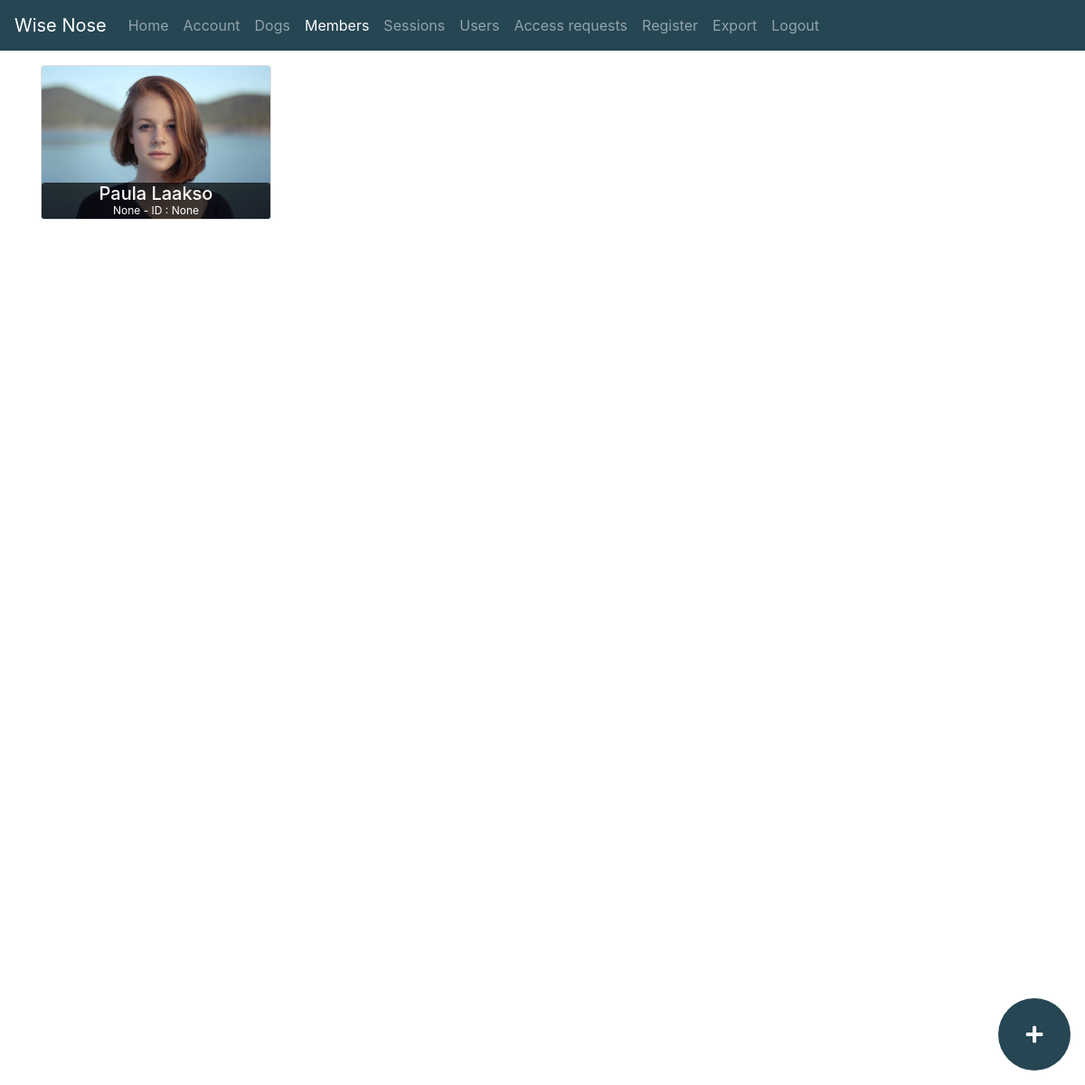
Page /members (signed in) on the earlier database version.
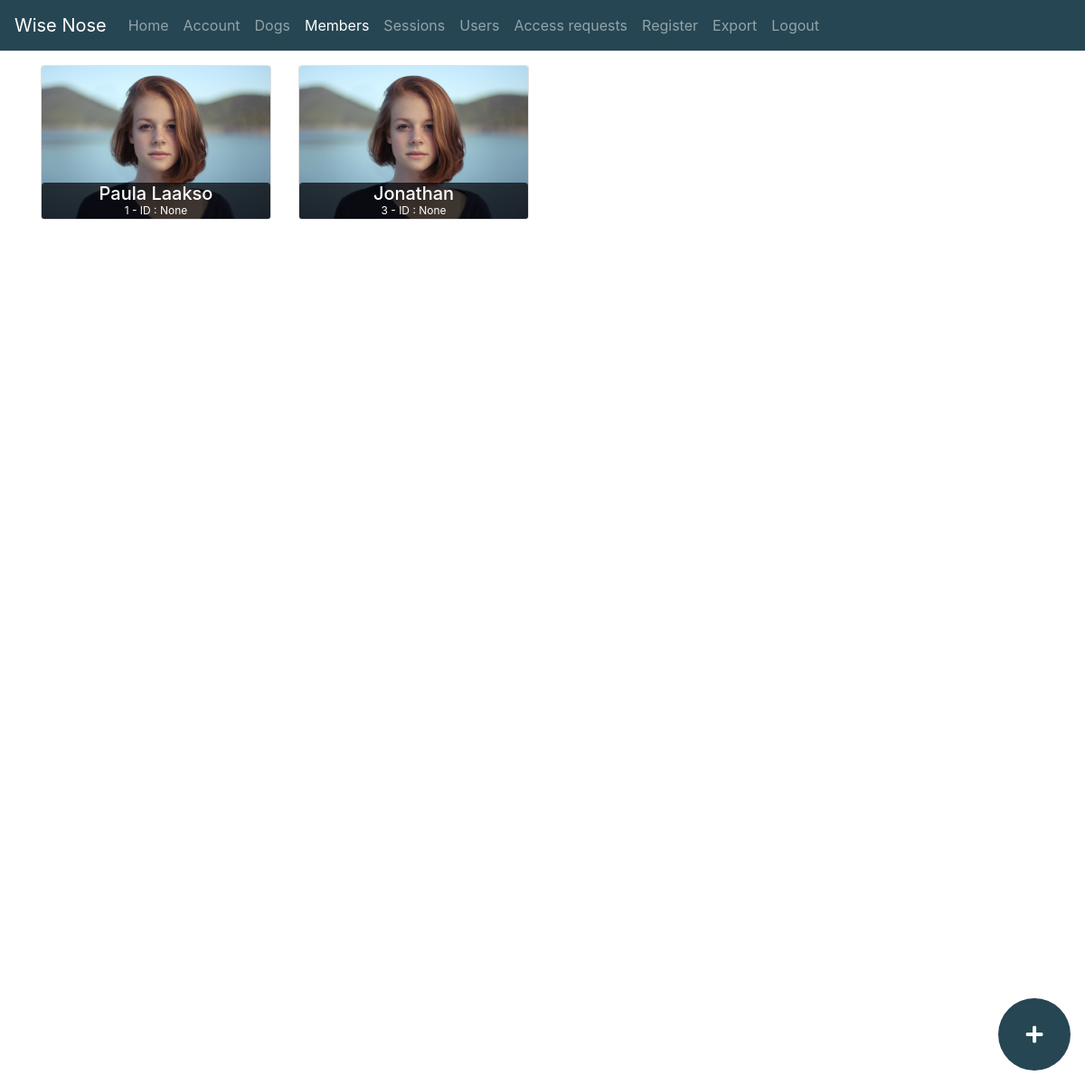
Same page on the later database version.
### app.py (models this page shows)
class Person(db.Model):
    id = db.Column(db.Integer, primary_key=True)
    name = db.Column(db.String(128), nullable=True)
    wise_nose_id = db.Column(db.String(128), nullable=True)
    role = db.Column(db.Integer, nullable=True)
    sessions = db.relationship("Session", back_populates="supervisor")
    dogs = db.relationship("Dog", back_populates="trainer")

### app.py (the view)
@app.route("/members")
def members():
    if current_user.is_authenticated:
        members = Person.query.all()
        return render_template('members.html', members=members)
    return redirect(url_for('login'))

### app.py (called while the page is built)
@login_manager.user_loader
def load_user(user_id):
    user = User.query.get(int(user_id))
    print("Loaded user: " + str(user))
    return user

@event.listens_for(Engine, "connect")
def set_sqlite_pragma(dbapi_connection, connection_record):
    cursor = dbapi_connection.cursor()
    cursor.execute("PRAGMA foreign_keys=ON")
    cursor.close()

### templates/members.html (shortened to what this page needs)
{% extends 'base.html' %}
{% block body %}
  <div class="row row-cols-2 row-cols-md-3 row-cols-lg-4 align-items-stretch">
    {% for member in members %}
      <div class="col mb-4 member-container">
        <div class="card">
          <img src="{{ url_for('static', filename='images/member_try.jpg') }}" class="card-img-top" alt="...">
          <div class="card-body">
            <h5 class="card-title">{{ member.name }}</h5></br>
            <div class="row content">
              <p class="card-text">{{ member.role }} - ID : {{ member.wise_nose_id }}</p>
            </div>
          </div>
        </div>
      </div>
    {% endfor %}
  </div>
  <a href="{{ url_for('add_member') }}" class="fab-material bg-deep-blue btn"><i class="fas fa-plus fa-lg"></i></a>
{% endblock %}

### templates/base.html (shortened to what this page needs)
<!DOCTYPE html>
<html lang="en">
  <head>
      <link rel="stylesheet" href="https://cdn.jsdelivr.net/npm/bootstrap@4.6.0/dist/css/bootstrap.min.css">
      <link rel="stylesheet" href="{{ url_for('static', filename='css/theme.css') }}">
      <link href="{{ url_for('static', filename='css/all.css') }}" rel="stylesheet">
  </head>
  <body>
    <nav class="navbar navbar-expand-lg navbar-dark bg-deep-blue fixed-top">
      <a class="navbar-brand" href="#">Wise Nose</a>
      <div class="collapse navbar-collapse" id="navbarTogglerDemo02">
        <ul class="navbar-nav mr-auto mt-2 mt-lg-0">
          <li class="nav-item">
            <a class="nav-link" href="/"> Home <span class="sr-only">(current)</span></a>
          </li>
          {% if current_user.is_authenticated %}
            <li class="nav-item">
              <a class="nav-link" href="{{ url_for('account') }}">Account</a>
            </li>
            <li class="nav-item">
              <a class="nav-link" href="{{ url_for('dogs') }}">Dogs</a>
            </li>
            <li class="nav-item">
              <a class="nav-link" href="{{ url_for('members') }}">Members</a>
            </li>
            <li class="nav-item">
              <a class="nav-link" href="{{ url_for('sessions') }}">Sessions</a>
            </li>
          {% endif %}
           {% if current_user.admin %}
        <li class="nav-item">
          <a class="nav-link" href="{{ url_for('users') }}">Users <span class="sr-only">(current)</span></a>
        </li>
          <li class="nav-item">
          <a class="nav-link" href="{{ url_for('access_requests') }}">Access requests <span class="sr-only">(current)</span></a>
        </li>
          <li class="nav-item">
          <a class="nav-link" href="{{ url_for('register') }}">Register <span class="sr-only">(current)</span></a>
        </li>
          {% endif %}
          {% if current_user.is_authenticated %}
            <li class="nav-item">
              <a class="nav-link" href="{{ url_for('export') }}">Export</a>
            </li>
            <li class="nav-item">
              <a class="nav-link" href="{{ url_for('logout') }}">Logout</a>
            </li>
          {% endif %}
        </ul>
      </div>
    </nav>
    <div class="container {{ request.path }}">
        {% block body %}
        {% endblock %}
    </div>
  </body>
</html>

### static/css/theme.css (style rules this page uses)
.bg-deep-blue { background-color: #264653; }
body { min-height: 75rem; padding-top: 4.5rem; }
.navbar-collapse.collapse { -webkit-transition: left 0.3s ease; -moz-transition: left 0.3s ease; -o-transition: left 0.3s ease; transition: left 0.3s ease; }
.fab-material { display: flex; justify-content: center; position: fixed; color: white; bottom: 1rem; right: 1rem; border-radius: 50%; width: 5rem; height: 5rem; }
.fab-material i { align-self: center; }
.member-container .card img { border-bottom-left-radius: calc(.25rem - 1px); border-bottom-right-radius: calc(.25rem - 1px); }
.member-container .card-body { display: flex; justify-content: center; position: absolute; height: auto; width: 100%; bottom: 0; padding: 0.5rem; color: white; background-color: rgba(0,0,0,0.7); border-radius: 0.25rem 0.25rem calc(.25rem - 1px) calc(.25rem - 1px); }
.member-container .card-title { position: absolute; top: 0; margin-bottom: 0; }
.member-container p.card-text { margin-bottom: 0; }
.member-container .row.content { display: flex; width: 100%; position: absolute; justify-content: center; margin-bottom: 0; bottom: 0; font-size: 0.75rem; }

### static/css/all.css (style rules this page uses)
.fa, .fas, .far, .fal, .fad, .fab { -moz-osx-font-smoothing: grayscale; -webkit-font-smoothing: antialiased; display: inline-block; font-style: normal; font-variant: normal; text-rendering: auto; line-height: 1; }
.fa-lg { font-size: 1.33333em; line-height: 0.75em; vertical-align: -.0667em; }
.fa-plus:before { content: "\f067"; }

Differences in the rows shown:
changed Person "Paula Laakso": role "None" → "1"
added Person: name "Jonathan", role "3", wise_nose_id "None"
